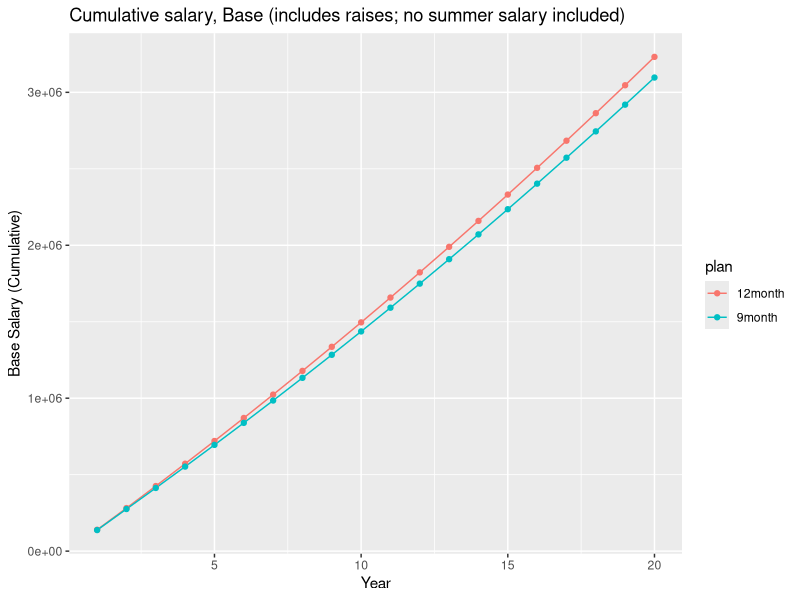
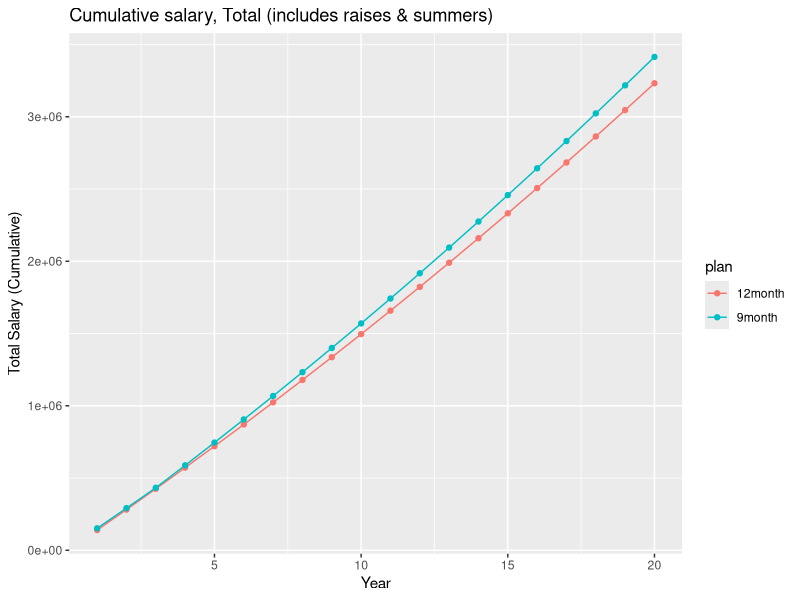
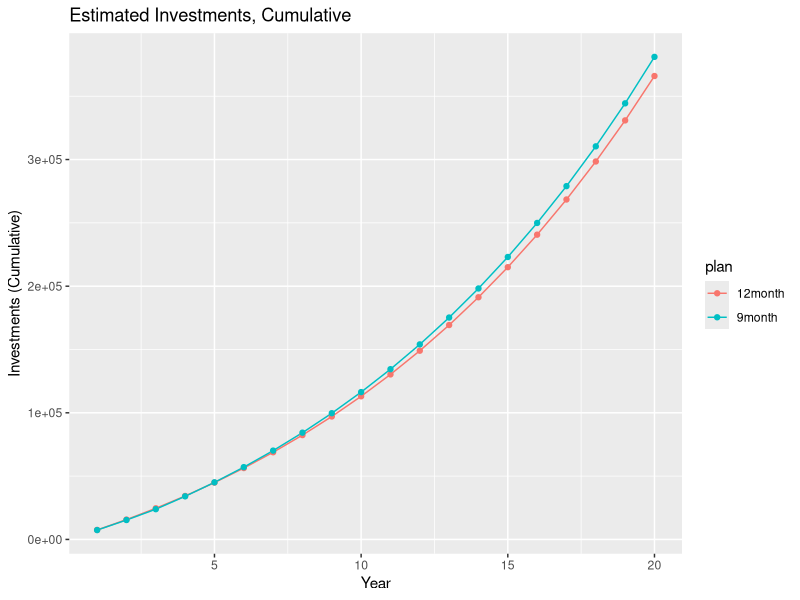

Recreate these plots in R, in order.
library(tidyverse)

# rm(list = ls())

####################
#### ADJUST VALUES in 1-4 as needed.
####################

############################################
# 1) BASE SALARY
############################################
sal.ifas <- 68700
sal.las <- 69000


############################################
# 2) Adjustments to BASE SALARY if switching to 9 mo appt.
############################################

salary.reduction <- 0 #percent decrease in 12 mo salary if accepting 9 mo appt
raise.yr1.9mo.ifas <- 0 #percent raise in yr 1 if moving to 9 mo
raise.yr2.9mo.ifas <- 0 #percent raise in yr 2 if moving to 9 mo
raise.yr3.9mo.ifas <- 0 #or annual.raise #percent raise in yr 3 if moving to 9 mo. [originally had us going no-raise for 3 yrs]

raise.yr1.9mo.las <- 0 #percent raise in yr 1 if moving to 9 mo
raise.yr2.9mo.las <- 0 #percent raise in yr 2 if moving to 9 mo
raise.yr3.9mo.las <- 0 #or annual.raise #percent raise in yr 3 if moving to 9 mo. [originally had us going no-raise for 3 yrs]



############################################
# 3) ESTIMATED months of summer salary in Years 1-3 if switching to 9 month appt 
############################################

# If you move to a 9 month appointment, you can try to get summer salary. 
# Here you can modify how many months of salary you get from grants in yrs 1-3 after switching
salary.grant.months.yr1 <- 0 #9 mo only
salary.grant.months.yr2 <- 0 #9 mo only
salary.grant.months.yr3 <- 0 #9 mo only
# 
# salary.grant.months.yr1 <- 1 #9 mo only
# salary.grant.months.yr2 <- 1 #9 mo only
# salary.grant.months.yr3 <- 1 #9 mo only


################################
# 4) ESTIMATES FOR PROJECTIONS OF FUTURE SALARY, SUMMER SALARY, AND INVESTMENTS
################################
annual.raise <- 1.5 #percent annual raise, estimated

annual.rate <- 8 #annual percent interest rate of investments, estimated

years_to_project<-20  #for projections of future salary & investment; yr 1  <-  year 1 of salary switch plan

actual_summer_salary_funded <- 1 #how many months of summer salary are you tryying to get each summer in the projections () 

prob <- 1.0 #prob of actually having this number of months of summer salary in years 4-24


############
# DO NOT MANIPULATE ANY MORE VARIABLES BELOW!!!!
############







################################
################################

# RESULTS / PROJECTIONS

################################
################################

# current base salary
Sal.init.12 <- sal.las+sal.ifas #initial salary
Sal.init.12

################################
# Your new BASE SALARY after yr 1 if switching to 9 mo 
# Includes raise from LAS
################################

Sal.1.9.las<-sal.las*(1+raise.yr1.9mo.las/100)

Sal.1.9<-sal.ifas+Sal.1.9.las

################################
# Your new BASE SALARY after yr 2 if switching to 9 mo 
# Includes raise from LAS
################################

# Sal.1.9 <- Sal.init.12*(1-(salary.reduction)/100)
Sal.2.9.las<-Sal.1.9.las*(1+raise.yr2.9mo.las/100)
Sal.2.9<-sal.ifas+Sal.2.9.las
  

################################
# Your new BASE SALARY after yr 3 if switching to 9 mo 
# Includes raise from LAS
################################
# Sal.2.9<-Sal.1.9+Sal.1.9*(1+raise.yr2.9mo/100)
Sal.3.9.las<-Sal.2.9.las*(1+raise.yr3.9mo.las/100)
Sal.3.9<-sal.ifas+Sal.3.9.las
# Sal.3.9 <- Sal.2.9*(1+raise.yr3.9mo/100)


################################
# Your new TOTAL SALARY yrs 1-3 if switching to 9 mo
# Calculated as: 
  # new 9 month salary + 
  # summer any summer salary you get (calculated as 1/9 of base salary) + 
  # leave payout (year 1 only)

################################
leave.payout <- 200*(Sal.init.12/2088) #200 hours; added only to year 1 if converting to 9 mo.
Sal.1.9.with.summer <- Sal.1.9+(Sal.1.9/9*salary.grant.months.yr1)+leave.payout # OR SHOULD YOU USE THE ORIGINAL 12 MONTH SALARY? 
Sal.2.9.with.summer <- Sal.2.9+(Sal.2.9/9*salary.grant.months.yr2) 
Sal.3.9.with.summer <- Sal.3.9+(Sal.3.9/9*salary.grant.months.yr3) 




#
# ################################
# # Your new TOTAL SALARY yrs 1-3 if switching to 9 mo AND YOU KEEP 50% LATAM with RAISE
# # Calculated as: 
# # new 9 month salary + 
# # summer any summer salary you get (calculated as 1/9 of base salary) + 
# # leave payout (year 1 only)
# 
# ################################
# leave.payout <- 200*(Sal.init.12/2088) #200 hours; added only to year 1 if converting to 9 mo.

IFAS_Sal.1.9<-sal.ifas
IFAS_Sal.2.9<-sal.ifas
IFAS_Sal.3.9<-sal.ifas

LAS_Sal.1.9<-(sal.las)*(annual.raise/100+1)
LAS_Sal.2.9<-LAS_Sal.1.9*(annual.raise/100+1)
LAS_Sal.3.9<-LAS_Sal.2.9*(annual.raise/100+1)


# LAS_Sal.1.9<-(Sal.1.9/2)*(annual.raise/100+1)
# LAS_Sal.2.9<-Sal.1.9/2*(annual.raise/100+1)
# LAS_Sal.3.9<-Sal.2.9/2*(annual.raise/100+1)

Sal.1.9.with.summer<-IFAS_Sal.1.9+LAS_Sal.1.9+(Sal.1.9/9*salary.grant.months.yr1)+leave.payout
Sal.2.9.with.summer<-IFAS_Sal.2.9+LAS_Sal.2.9+(Sal.2.9/9*salary.grant.months.yr2) 
Sal.3.9.with.summer<-IFAS_Sal.3.9+LAS_Sal.3.9+(Sal.3.9/9*salary.grant.months.yr3)

# Sal.1.9.with.summer <- Sal.1.9+(Sal.1.9/9*salary.grant.months.yr1)+leave.payout # OR SHOULD YOU USE THE ORIGINAL 12 MONTH SALARY? 
# Sal.1.9.with.summer <- (Sal.1.9/2)+(Sal.1.9/2*(1+annual.raise/100))+(Sal.1.9/9*salary.grant.months.yr1)
# Sal.2.9.with.summer <- Sal.2.9+(Sal.2.9/9*salary.grant.months.yr2) 
# Sal.3.9.with.summer <- Sal.3.9+(Sal.3.9/9*salary.grant.months.yr3) 

annual.raise
######################################################################################
## STAY AT 12 MONTH APPOINBTMENT: Salary and investments after 1st 3 years
######################################################################################

# DO NOT CHANGE THIS!
rate <- annual.rate/12 #we are compounfing monthly so divide annual rate by 12
n <- 12 # no of months projecting we are doing this we are doing 3 annual projections to see amount after 36 months 

# Total investment at the end of 36 mos (principal + Interest): retain 12 month salary & raises
# YEAR 1
Sal.1.12 <- Sal.init.12*(1+annual.raise/100)
P1.12 <- (Sal.1.12/12)*0.0514 #amount of monthly deposit  <-  monthly salary * percent placed in investment account

# This code creates a vector, prin with the principle at the beginning of each period, 
# and then a vector int containing the interest earned in that period. 
prin1.12 <- P1.12 * (1+rate/100)^(0:(n-1))
int1.12  <- prin1.12 * rate/100
totalInt.1.12 <- sum(int1.12)
Invest.proj.1.12<-totalInt.1.12+sum(prin1.12)

# YEAR 2
Sal.2.12 <- Sal.1.12*(1+annual.raise/100)
P2.12 <- (Sal.2.12/12)*0.0514 #amount of monthly deposit  <-  monthly salary * percent placed in investment account

prin2.12 <- (P2.12) * (1+rate/100)^(0:(n-1))
int2.12  <- prin2.12 * rate/100
totalInt.2.12 <- sum(int2.12)

carry.forward.2.12<-Invest.proj.1.12*(1+rate/100)^(0:(n-1))
carry.forward.2.12<-carry.forward.2.12[12]
Invest.proj.2.12<-sum(prin2.12)+totalInt.2.12+carry.forward.2.12

# YEAR 3
Sal.3.12 <- Sal.2.12*(1+annual.raise/100)
P3.12 <- (Sal.2.12/12)*0.0514 #amount of monthly deposit  <-  monthly salary * percent placed in investment account

prin3.12 <- (P3.12) * (1+rate/100)^(0:(n-1))
int3.12  <- prin3.12 * rate/100
totalInt.3.12 <- sum(int3.12)

carry.forward.3.12<-Invest.proj.2.12*(1+rate/100)^(0:(n-1))
carry.forward.3.12<-carry.forward.3.12[12]
Invest.proj.3.12<-sum(prin3.12)+totalInt.3.12+carry.forward.3.12


######################################################################################
## SWITCH TO A 9 MONTH  APPOINBTMENT: Salary and investments after 1st 3 years
######################################################################################

# Total investment at the end of 36 mos (principal + Interest): 9 month salary with raises

# YEAR 1
#amount of monthly deposit  <-  monthly salary * percent placed in investment account
P1.9 <- (Sal.1.9/12)*0.0514 
# P1.9 <- (Sal.1.9/26.1)*0.0514 # 26.1 pay periods 

# This code creates a vector, prin with the principle at the beginning of each period, 
# and then a vector int containing the interest earned in that period. 
prin1.9 <- P1.9 * (1+rate/100)^(0:(n-1))
int1.9  <- prin1.9 * rate/100
totalInt.1.9 <- sum(int1.9)

Invest.proj.1.9<-sum(prin1.9)+totalInt.1.9
Invest.proj.1.9

# YEAR 2
#amount of monthly deposit  <-  monthly salary * percent placed in investment account
P2.9 <- (Sal.2.9/12)*0.0514 
# P2.9 <- (Sal.2.9/26.1)*0.0514 
# This code creates a vector, prin with the principle at the beginning of each period, 
# and then a vector int containing the interest earned in that period. 
prin2.9 <- (P2.9) * (1+rate/100)^(0:(n-1))
int2.9  <- prin2.9 * rate/100
totalInt.2.9 <- sum(int2.9)

carry.forward.2.9<-Invest.proj.1.9*(1+rate/100)^(0:(n-1))
carry.forward.2.9<-carry.forward.2.9[12]
Invest.proj.2.9<-sum(prin2.9)+totalInt.2.9+carry.forward.2.9
Invest.proj.2.9

# YEAR 3
#amount of monthly deposit  <-  monthly salary * percent placed in investment account
P3.9 <- (Sal.3.9/12)*0.0514 
# P3.9 <- (Sal.3.9/26.1)*0.0514 
# This code creates a vector, prin with the principle at the beginning of each period, 
# and then a vector int containing the interest earned in that period. 
prin3.9 <- (P3.9) * (1+rate/100)^(0:(n-1))
int3.9<- prin3.9 * rate/100
totalInt.3.9 <- sum(int3.9)

carry.forward.3.9<-Invest.proj.2.9*(1+rate/100)^(0:(n-1))
carry.forward.3.9<-carry.forward.3.9[12]
Invest.proj.3.9<-sum(prin3.9)+totalInt.3.9+carry.forward.3.9


######################################################################################
######################################################################################
######################################################################################
## SUMMARY OF SALARY AND INVESTMENT after 1st 3 years
######################################################################################
######################################################################################
######################################################################################

######################################################################################
# 12 Month
######################################################################################

Invest.proj.1.12
Invest.proj.2.12
Invest.proj.3.12 #retirement investment after 3 years on 12 mo appt
Sal.1.12 #salary at end of 3 years on 12 mo appt
Sal.2.12
Sal.3.12


######################################################################################
# 9 Month
######################################################################################

Invest.proj.1.9
Invest.proj.2.9
Invest.proj.3.9 #retirement investment after 3 years on 9 mo appt
Sal.1.9
Sal.2.9
Sal.3.9 #salary at end of 3 years on 9 mo appt



######################################################################################
## NOW PROJECT 20 YEARS INTO THE FUTURE: STAY 12 MO
######################################################################################
Base_Salary<-Sal.1.12
carry.forward<-0
#carry.forward<-Invest.proj.1.12

investment_return <- function(x,y,z) {
  data<-as.data.frame(seq(1:years_to_project))
  data$salary<-NA
  # data$carry.forward<-NA
  # data$totalInt.proj<-NA
  data$Invest.proj<-NA
  data$InvestmentReturn<-NA
  data$summer_salary<-NA
  data$total_salary<-NA
  # data$InvestmentReturn_cumulative<-NA
  
  for (i in 1:z) {
    
    
    summer_salary<-Base_Salary/12*rbinom(length(prob), size = 1, prob=0) #QUESTION THIS SHOULD BE 9 or 12??!!!
    actual_summer_salary_funded<-0 #You can calibrate how much you get (i.e., ask for 50% of salary or 100% of salary, etc.)
    total_salary<-Base_Salary+(summer_salary*actual_summer_salary_funded)
    data$total_salary[i]<-total_salary
    Projections <- ((total_salary)/12)*0.0514 #amount of monthly deposit = monthly salary * percent placed in investment account
    prin.proj <- Projections*(1+rate/100)^(0:(n-1))
    
    carry.forward<-carry.forward*(1+rate/100)^(0:(n-1))
    carry.forward<-carry.forward[12]
    int.proj  <- prin.proj * rate/100
    totalInt.proj <- sum(int.proj)
    Invest.proj<-sum(prin.proj)+carry.forward+sum(int.proj) #Principal+Interest
    data$Invest.proj[i]<-Invest.proj
    data$year[i]
    data$salary[i]<-Base_Salary
    data$summer_salary[i]<-summer_salary
    # data$carry.forward[i]<-carry.forward
    # data$totalInt.proj[i]<-totalInt.proj
    data$InvestmentReturn[i]<-Invest.proj
    Base_Salary<-Base_Salary*(1+annual.raise/100)
    carry.forward<-Invest.proj
  }
  #data[,"InvestmentReturn_cumulative"] <- cumsum(data$InvestmentReturn)
  data[,"BaseSalary_cumulative"] <- cumsum(data$salary)
  data[,"TotalSalary_cumulative"] <- cumsum(data$total_salary)
  data[,"plan"] <- "12month"
  # ReturnList <- list("Projected.Investment.Return" = Invest.proj, "Salary" = Base_Salary.end.yr3)
  return(data)
  # return(ReturnList)
  
}
projections.12mos<-investment_return(Base_Salary,carry.forward,years_to_project)
projections.12mos



######################################################################################
## NOW PROJECT 20 YEARS INTO THE FUTURE: SWITCH TO 9 MO
######################################################################################
years_to_project_adjusted<-years_to_project-3


df91<-c(Sal.1.9,
        Invest.proj.1.9, 
        Invest.proj.1.9,
        (Sal.1.9/9*salary.grant.months.yr1),
        Sal.1.9.with.summer,
        Sal.1.9.with.summer)
df92<-c(Sal.2.9,Invest.proj.2.9,Invest.proj.2.9,(Sal.2.9/9*salary.grant.months.yr2),Sal.2.9.with.summer,Sal.1.9.with.summer+Sal.2.9)
df93<-c(Sal.3.9, 
        Invest.proj.3.9,
        Invest.proj.3.9,
        (Sal.3.9/9*salary.grant.months.yr3),
        Sal.3.9.with.summer,
        Sal.1.9.with.summer+Sal.2.9+Sal.3.9)

yrs1.3_9<-as.data.frame(rbind(df91,df92,df93))
names(yrs1.3_9)<-c("salary", "Invest.proj" ,"InvestmentReturn","summer_salary", "total_salary","TotalSalary_cumulative") 

Base_Salary<-Sal.1.9*(1+annual.raise/100)   #WHAT SHOULD YOU CONSIDER BASE SALARY FOR 9 mos WHEN SIMULATING FORWARD?  
# carry.forward<-Invest.proj.1.9 #toggle off if projections start 20189 if 
carry.forward<-yrs1.3_9$InvestmentReturn[3]
investment_return <- function(x,y,z) {
  data<-as.data.frame(seq(1:years_to_project_adjusted))
  data$salary<-NA
  # data$carry.forward<-NA
  # data$totalInt.proj<-NA
  data$Invest.proj<-NA
  data$InvestmentReturn<-NA
  data$summer_salary<-NA
  data$total_salary<-NA
  #data$InvestmentReturn_cumulative<-NA
  for (i in 1:z) {
    
    summer_salary<-Base_Salary/9*rbinom(length(prob), size = 1, prob=prob) #QUESTION THIS SHOULD BE 9 or 12??!!!
    
     total_salary<-Base_Salary+(summer_salary*actual_summer_salary_funded)
    data$total_salary[i]<-total_salary
    Projections <- ((total_salary)/12)*0.0514 #amount of monthly deposit = monthly salary * percent placed in investment account
    prin.proj <- Projections*(1+rate/100)^(0:(n-1))
  
    carry.forward<-carry.forward*(1+rate/100)^(0:(n-1))
    carry.forward<-carry.forward[12]
    int.proj  <- prin.proj * rate/100
    
    Invest.proj<-sum(prin.proj)+carry.forward+sum(int.proj) #Principal+Interest
    data$Invest.proj[i]<-Invest.proj
    data$year[i]
    data$salary[i]<-Base_Salary
    data$summer_salary[i]<-summer_salary
    # data$carry.forward[i]<-carry.forward
    # data$totalInt.proj[i]<-totalInt.proj
    data$InvestmentReturn[i]<-Invest.proj
    Base_Salary<-Base_Salary*(1+annual.raise/100)
    carry.forward<-Invest.proj
    
  }
  # data[,"InvestmentReturn_cumulative"] <- cumsum(data$InvestmentReturn)
  # data[,"TotalSalary_cumulative"] <- cumsum(data$salary)
  # data[,"TotalSalary_cumulative"] <- cumsum(data$total_salary)
  # data[,"plan"] <- "9month"
  # # ReturnList <- list("Projected.Investment.Return" = Invest.proj, "Salary" = Base_Salary.end.yr3)
  return(data)
  # return(ReturnList)
  
}
projections.9mos<-investment_return(Base_Salary,carry.forward,years_to_project_adjusted)
projections.9mos

names(projections.9mos)
yrs1.3_9$"seq(1:years_to_project_adjusted)"<-seq(1:3)
yrs1.3_9<-yrs1.3_9 %>% select("seq(1:years_to_project_adjusted)","salary","Invest.proj","InvestmentReturn","summer_salary","total_salary")  
names(yrs1.3_9)
projections.9mos<-rbind(yrs1.3_9,projections.9mos)

projections.9mos$"seq(1:years_to_project_adjusted)"<-seq(1:20)
projections.9mos$InvestmentReturn_cumulative <- cumsum(projections.9mos$InvestmentReturn)
projections.9mos$BaseSalary_cumulative <- cumsum(projections.9mos$salary)
projections.9mos$TotalSalary_cumulative <- cumsum(projections.9mos$total_salary)
projections.9mos$plan<-"9month"

names(yrs1.3_9)
names(projections.9mos)



######################################################################################
## VISUALIZATION YRS 4-24
######################################################################################
names(projections.9mos)
names(projections.12mos)

projections.12mos<-projections.12mos %>% rename("year"="seq(1:years_to_project)") 
projections.9mos<-projections.9mos %>% rename("year"="seq(1:years_to_project_adjusted)") %>% select(-InvestmentReturn_cumulative)
DATA<-bind_rows(projections.12mos,projections.9mos)

DATA$plan<-as.factor(DATA$plan)
str(DATA)


# CUMULATIVE BASE SALARY OVER TIME

plot.proj.cum.base.sal<-ggplot(data=DATA, aes(x=year, y=(BaseSalary_cumulative), group=plan,colour=plan)) +
  geom_line() +
  geom_point() +
  ylab("Base Salary (Cumulative)") + xlab("Year") +
  ggtitle("Cumulative salary, Base (includes raises; no summer salary included)")
plot.proj.cum.base.sal


# CUMULATIVE TOTAL SALARY OVER TIME (Base + Summer)

plot.proj.cum.sal<-ggplot(data=DATA, aes(x=year, y=(TotalSalary_cumulative), group=plan,colour=plan)) +
  geom_line() +
  geom_point() +
  ylab("Total Salary (Cumulative)") + xlab("Year") +
  ggtitle("Cumulative salary, Total (includes raises & summers)")
plot.proj.cum.sal


# CUMULATIVE INVESTMNET TOTAL OVER TIME

plot.proj.invest<-ggplot(data=DATA, aes(x=year, y=(InvestmentReturn), group=plan,colour=plan)) +
  geom_line() +
  geom_point() +
  ylab("Investments (Cumulative)") + xlab("Year") +
  ggtitle("Estimated Investments, Cumulative")
plot.proj.invest




######################################################################################
## SAVE OUTPUT FILE
######################################################################################
DATA
write.csv(DATA, file = "Nine_Twelve_Projections_20yrs.csv")

# wide_DATA <- DATA %>% spread(plan,salary)
######################################################################################
## IS T WORTH IT? NET DIFF IN $
######################################################################################
# EDIT THIS TO USE  DATA and select row year = 20
# NOT SURE IT IS DOING INVESTMENT CUMULATIVE PROPERLY

# stay 12: DIFF IN CUMULATIVE SALARY  
sal.diff.cum<-DATA$TotalSalary_cumulative[years_to_project]-projections.9mos$TotalSalary_cumulative[years_to_project]
sal.diff.cum # negative numbers = lower cumulative salary over 20 years if staying on 12 month

# stay 12: DIFF IN CUMULATIVE INVEST  
inv.diff.cum<-projections.12mos$InvestmentReturn[years_to_project]-projections.9mos$InvestmentReturn[years_to_project]

# Net if stay 12
net.diff.cum<-sal.diff.cum+inv.diff.cum
net.diff.cum #NEGATIVE VALUES INDICATE "COST" ($ LOSS) OF STAYING AS 12 MONTH
